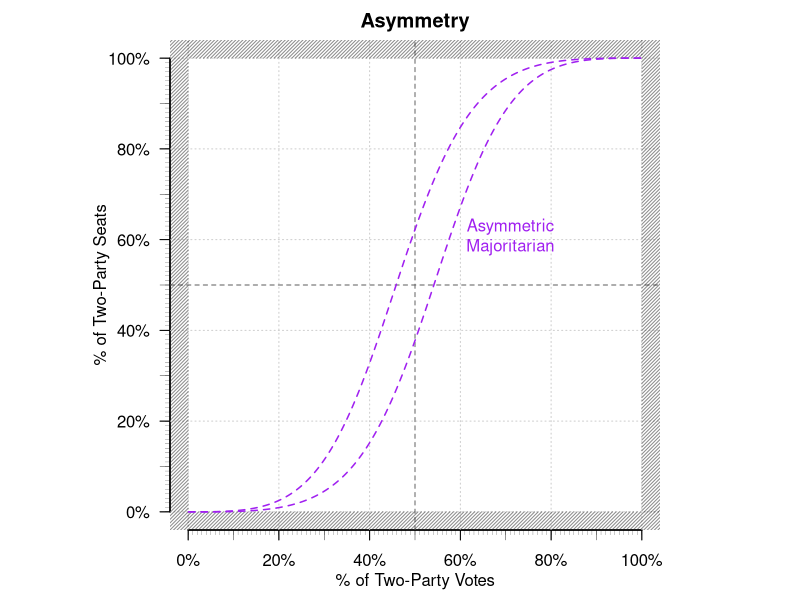

Write R code to recreate this figure.
'seatsvotes.plot' <- function(main="", xlab="Votes", ylab="Seats") 
	{
		par(pty="s", mar = c(2.5, 2, 2, 1), mgp = c(0.5, 0.5, 0))
		plot(1, 
		     type = "n", 
		     ylim=c(0,1), 
		     xlim=c(0,1),
		     xaxs="i",
		     yaxs="i",
		     ylab="", 
		     xlab="" , 
		     main=main, 
		     bty="n", 
		     axes=F)
			axis(side=1, las=2, at=seq(0,1,0.1), labels=F, lwd.ticks=0.4)
			axis(side=1, las=2, at=seq(0,1,0.01), labels=F, lwd.ticks=0.2, tck=-0.01)
			axis(side=1, at=seq(0,1,0.1), labels=paste0(seq(0,100,10), "%"), cex.axis=0.5, col.axis="gray50")
			mtext(xlab, side=1, line = 1.5)
	
			axis(side=2, las=2, at=seq(0,1,0.1), labels=F, lwd.ticks=0.4)
			axis(side=2, las=2, at=seq(0,1,0.01), labels=F, lwd.ticks=0.2, tck=-0.01)
			axis(side=2, las=2, at=seq(0,1,0.1), labels=paste0(seq(0,100,10), "%"), cex.axis=0.5, col.axis="gray50")
			mtext(ylab, side=2, line = 1.5)
		abline(v=.5, lty=3, col="gray40")
		abline(h=.5, lty=3, col="gray40")
		abline(0,1, lty=2, col="gray90")
		box()
			# rect(-.05,-.05,0,1.05, col = rgb(0.1,0.1,0.1,1/2), density=40, border = "transparent") #left
			# rect(0,0,1.05,-.05, col = rgb(0.1,0.1,0.1,1/2), density=40, border = "transparent") #bottom
			# rect(1,0,1.05,1.05, col = rgb(0.1,0.1,0.1,1/2), density=40, border = "transparent") #right
			# rect(0,1,1,1.05, col = rgb(0.1,0.1,0.1,1/2), density=40, border = "transparent") #top
	}

sv.hyp <- function(r, b, n = 1000){
  V  <- seq(from = 0.001,to = 0.999, length = n )
  LV <- log(V/(1-V))
  S  <- (1+exp(-b - r*LV))^-1

  dta <- cbind.data.frame(V,S)

  return(dta)
}
			# 	majoritarian.sv.dta <- sv.hyp(r = 3, b = 0)
			# 	proporional.sv.dta  <- sv.hyp(r = 1, b = 0)
			# 	negative.dv.dta     <- sv.hyp(r = 0.50, b = 0)
			# 	winner.sv.dta       <- sv.hyp(r = 10000, b = 0)
			# plot(cube, from=0, to=1, add=TRUE, lwd=1.5, col="gray50", lty=4)
			# plot(cube, from=0, to=1, add=TRUE, lwd=1, col="gray40", lty=5)
			# lines(majoritarian.sv.dta, lwd=1.5, col="gray50", lty=4)
			# lines(negative.dv.dta, lwd=1.5, col="gray50", lty=4)
			# lines(winner.sv.dta, lwd=1.5, col="gray50", lty=4)
			# lines(proporional.sv.dta, lwd=1.5, col="gray50", lty=4)
				# text(x =  0.23, y = 0.25, "PROPORTIONAL REPRESENTATION", srt=45, cex=1, col="gray50")
				# text(x =  0.35, y = 0.60, "Winner-take-all", srt=0, cex=1, col="dark green")
				# text(x =  0.61, y = 0.96, "Majoritarian", srt=0, cex=1, col="purple")
				# text(x =  0.76, y = 0.55, "Negative Bonus", srt=0, cex=1, col="orange")
sv_curve <- function(s,v, lwd=2, col="gray40") {
	reg <- summary(lm(log(sv(s)) ~ log(sv(v))))
	VOTES.tmp <- seq(0,1, by=.01)
	seatvotes <- reg$coefficients[2]*log(VOTES.tmp/(1 - VOTES.tmp)) + reg$coefficients[1]
	funct2 <- function (x) exp(seatvotes) / (1 + exp(seatvotes)) 
	plot(funct2, from=0.0, to=1, add=TRUE, lwd=lwd, col=col)

	## redraw so actual results on top
	#v.tmp <- round(mean.w(VOTES, POP), 3)
	#s.tmp <- round(sum(find.winner(VOTES) * SEATS)/sum(SEATS), 3)
	#points(v.tmp,s.tmp, cex=2, col="gray10", pch=19)
	#points(v.tmp,s.tmp, cex=.75, col="gray60", pch=15)
	#text(v.tmp,s.tmp, "Actual Election Results", cex=.6, pos=4)
	text(.23,.25, "PROPORTIONAL REPRESENTATION", srt=45, cex=.5, col="gray50")
	}
	


sv_hyp_plot <- function(r, b, n = 1000){
			  V  <- seq(from = 0.001,to = 0.999, length = n )
			  LV <- log(V/(1-V))
			  S  <- (1+exp(-b - r*LV))^-1
			  
			  dta <- cbind.data.frame(V,S)
			  
			  return(dta)
			}
# Examples
# svg("/Users/user/Downloads/asymmetry.svg", width=10, height=6)
				majoritarian.sv.dta <- sv.hyp(r = 3, b = 0.5)
				majoritarian.sv.dta2 <- sv.hyp(r = 3, b = -0.5)
					
					par(pty="s", mar=c(3.5,2.5,2,1))
					plot(0,0, ylim=c(0,1), xlim=c(0,1), type="p", pch=19, col="#FFFFFF", main="Asymmetry", xlab="", ylab="", bty="n", axes=F)
						axis(side=1, las=2, at=seq(0,1,0.1), labels=F, lwd.ticks=0.4)
						axis(side=1, las=2, at=seq(0,1,0.01), labels=F, lwd.ticks=0.2, tck=-0.01)
						axis(side=1, at=seq(0, 1, 0.2), labels=c("0%", "20%", "40%", "60%", "80%", "100%"))

						axis(side=2, las=2, at=seq(0,1,0.1), labels=F, lwd.ticks=0.4)
						axis(side=2, las=2, at=seq(0,1,0.01), labels=F, lwd.ticks=0.2, tck=-0.01)
						axis(side=2, las=2, at=seq(0,1, 0.2), labels=c("0%", "20%", "40%", "60%", "80%", "100%"))

							abline(v=seq(0,1,0.2), lty=3, col="gray80")
							abline(h=seq(0,1,0.2), lty=3, col="gray80")
							abline(v=0.5, lty=2, col="gray40")
							abline(h=0.5, lty=2, col="gray40")
							rect(-.05,-.05,0,1.05, col = rgb(0.1,0.1,0.1,1/2), density=40, border = "transparent") #left
							rect(0,0,1.05,-.05, col = rgb(0.1,0.1,0.1,1/2), density=40, border = "transparent") #bottom
							rect(1,0,1.05,1.05, col = rgb(0.1,0.1,0.1,1/2), density=40, border = "transparent") #right
							rect(0,1,1,1.05, col = rgb(0.1,0.1,0.1,1/2), density=40, border = "transparent") #top


							lines(majoritarian.sv.dta, lwd=1.5, col="purple", lty=2)
							lines(majoritarian.sv.dta2, lwd=1.5, col="purple", lty=2)
	
					text(x =  0.71, y = 0.61, "Asymmetric\nMajoritarian", srt=0, cex=1, col="purple")

						mtext(side=1, line=2, "% of Two-Party Votes", cex=1)
						mtext(side=2, line=3, "% of Two-Party Seats", cex=1)

# dev.off() 

	
